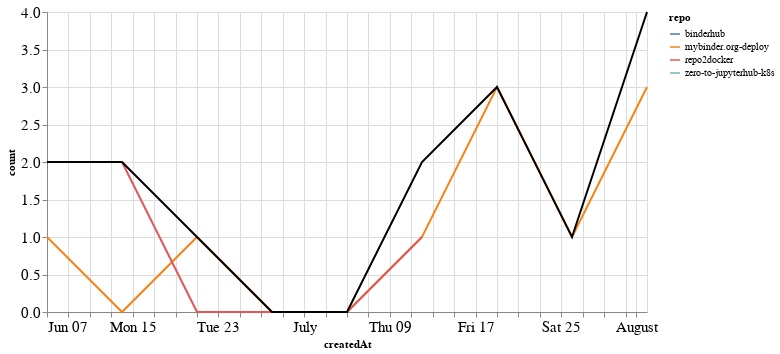

The code cell stored with this chart in its notebook:
### Markdown cell above
## PRs

### Code cell
prs_time = prs.groupby('repo').resample('W', on='createdAt').count()['author'].reset_index()
prs_time = prs_time.rename(columns={'author': 'count'})
prs_time_total = prs_time.groupby('createdAt').agg({"count": "sum"}).reset_index()

ch1 = alt.Chart(prs_time, width=600).mark_line().encode(
    x='createdAt',
    y='count',
    color='repo',
    tooltip="repo"
)

ch2 = alt.Chart(prs_time_total, width=600).mark_line(color="black").encode(
    x='createdAt',
    y='count',
)

ch1 + ch2

### Figure 1 — Vega-Lite specification as saved in the notebook (floating-point values rounded to 4 significant figures)
{"config": {"axisLeft": {"labelFontSize": 15}, "axisBottom": {"labelFontSize": 15}}, "layer": [{"data": {"name": "data-90a7b3f727f6be55ce467f34ec926e16"}, "mark": "line", "encoding": {"color": {"type": "nominal", "field": "repo"}, "tooltip": {"type": "nominal", "field": "repo"}, "x": {"type": "temporal", "field": "createdAt"}, "y": {"type": "quantitative", "field": "count"}}, "width": 600}, {"data": {"name": "data-a688d09fda783df3c15a42b43e0b0cce"}, "mark": {"type": "line", "color": "black"}, "encoding": {"x": {"type": "temporal", "field": "createdAt"}, "y": {"type": "quantitative", "field": "count"}}, "width": 600}], "$schema": "https://vega.github.io/schema/vega-lite/v4.8.1.json", "datasets": {"data-90a7b3f727f6be55ce467f34ec926e16": [{"repo": "binderhub", "createdAt": "2020-08-02T00:00:00", "count": 1}, {"repo": "mybinder.org-deploy", "createdAt": "2020-06-07T00:00:00", "count": 1}, {"repo": "mybinder.org-deploy", "createdAt": "2020-06-14T00:00:00", "count": 0}, {"repo": "mybinder.org-deploy", "createdAt": "2020-06-21T00:00:00", "count": 1}, {"repo": "mybinder.org-deploy", "createdAt": "2020-06-28T00:00:00", "count": 0}, {"repo": "mybinder.org-deploy", "createdAt": "2020-07-05T00:00:00", "count": 0}, {"repo": "mybinder.org-deploy", "createdAt": "2020-07-12T00:00:00", "count": 1}, {"repo": "mybinder.org-deploy", "createdAt": "2020-07-19T00:00:00", "count": 3}, {"repo": "mybinder.org-deploy", "createdAt": "2020-07-26T00:00:00", "count": 1}, {"repo": "mybinder.org-deploy", "createdAt": "2020-08-02T00:00:00", "count": 3}, {"repo": "repo2docker", "createdAt": "2020-06-14T00:00:00", "count": 2}, {"repo": "repo2docker", "createdAt": "2020-06-21T00:00:00", "count": 0}, {"repo": "repo2docker", "createdAt": "2020-06-28T00:00:00", "count": 0}, {"repo": "repo2docker", "createdAt": "2020-07-05T00:00:00", "count": 0}, {"repo": "repo2docker", "createdAt": "2020-07-12T00:00:00", "count": 1}, {"repo": "zero-to-jupyterhub-k8s", "createdAt": "2020-06-07T00:00:00", "count": 1}], "data-a688d09fda783df3c15a42b43e0b0cce": [{"createdAt": "2020-06-07T00:00:00", "count": 2}, {"createdAt": "2020-06-14T00:00:00", "count": 2}, {"createdAt": "2020-06-21T00:00:00", "count": 1}, {"createdAt": "2020-06-28T00:00:00", "count": 0}, {"createdAt": "2020-07-05T00:00:00", "count": 0}, {"createdAt": "2020-07-12T00:00:00", "count": 2}, {"createdAt": "2020-07-19T00:00:00", "count": 3}, {"createdAt": "2020-07-26T00:00:00", "count": 1}, {"createdAt": "2020-08-02T00:00:00", "count": 4}]}}
